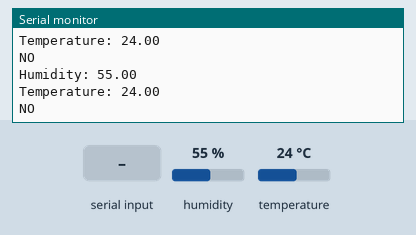
Simulated run of this sketch. Board: Arduino Uno, built with avr-gcc and run on an emulated ATmega328P. Shown: the last lines printed to the serial monitor. The test bench sets the inputs (shaded band); at power-on: humidity 55 %, temperature 24 °C.

Above: at 2.8 s.
2.9 s: humidity set to 22 %
At 4.3 s:
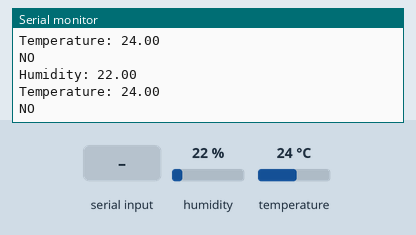
4.4 s: "1" received over the second serial link
5.9 s: temperature set to 12 °C
At 7.1 s:
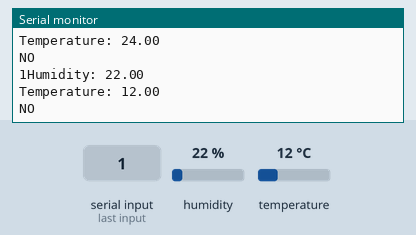
7.4 s: "0" received over the second serial link
8.9 s: humidity set to 40 %
At 11.1 s:
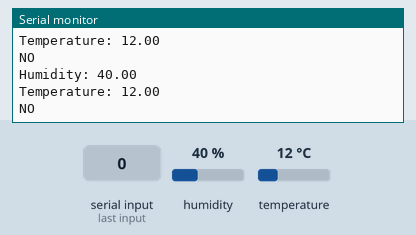
Timing chart, 0 to 11.4 s (numbered marks = the images above; inputs shaded):
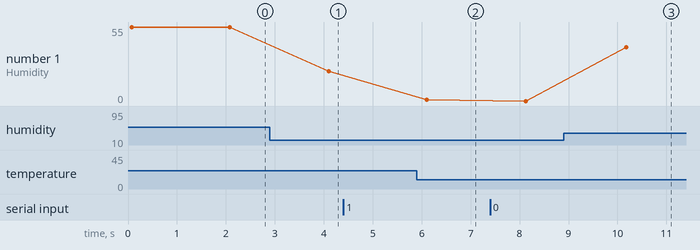

Measured:
- after the input at 2.9 s, the serial monitor: prints a new line after 1.2 s (image 1)
- after the input at 5.9 s, the serial monitor: prints a new line after 0.24 s (image 2)
- after the input at 8.9 s, the serial monitor: prints a new line after 1.3 s (image 3)
- plotted number 1: 55 → 22 after the input at 2.9 s, 1 → 0 after the input at 7.4 s, 0 → 40 after the input at 8.9 s

The sketch:

Master_DoAm.ino
```cpp
// Connect the HC-05 and communicate using the serial monitor
// When first powered on. you need to manually enter AT mode
// The default baud rate for AT mode is 38400
#include <DHT.h>
#include <SoftwareSerial.h>
int count0 = 0;
int count1 = 0;
SoftwareSerial BTSerial(10, 11); // RX | TX
// Connect the HC-05 TX to Arduino pin 10
// Connect the HC-05 RX to Arduino pin 11
#define DHT11Pin 4
#define DHTType DHT11
DHT HT(DHT11Pin, DHTType);

float humi;
float temp;

void setup() {
  HT.begin();
  Serial.begin(9600);
  Serial.println("Arduino is ready:");
  Serial.println("Remember to select Both BL & CR in the serial monitor");
  BTSerial.begin(38400); // HC-05 default speed in AT command
}

void loop() {
  humi = HT.readHumidity();
  temp = HT.readTemperature();
  Serial.print("Humidity: ");
  Serial.println(humi);
  Serial.print("Temperature: ");
  Serial.println(temp);
  if (humi > 90 && temp > 29) {
      Serial.println("YES");
      BTSerial.write("1");
      delay(2000);
    }
    else{
      Serial.println("NO");
      BTSerial.write("0");
      delay(2000);
    }
  if (BTSerial.available())
  {
    Serial.write(BTSerial.read());
  }
  if (Serial.available())
  {
    BTSerial.write(Serial.read());
  }
}
```
